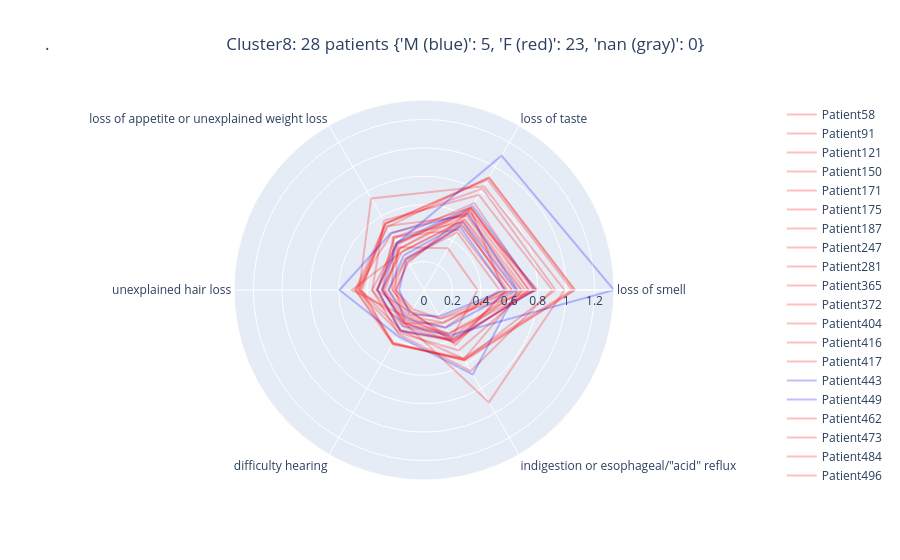

The code cell stored with this chart in its notebook:
### Code cell
star_chart_per_patient(8)

### Figure 1 — Plotly figure (JSON) as saved in the notebook; plotly's stock layout.template omitted (floating-point values rounded to 4 significant figures)
{"data": [{"line": {"color": "rgb(255,0,0)"}, "mode": "lines", "name": "Patient58", "opacity": 0.25, "r": [0.5585, 0.6547, 0.3715, 0.202, 0.2693, 0.2707, 0.5585, 0.5585], "theta": ["loss of smell", "loss of taste", "loss of appetite or unexplained weight loss", "unexplained hair loss", "difficulty hearing", "indigestion or esophageal/\"acid\" reflux", "loss of smell"], "type": "scatterpolar"}, {"line": {"color": "rgb(255,0,0)"}, "mode": "lines", "name": "Patient91", "opacity": 0.25, "r": [0.798, 0.6411, 0.2225, 0.1985, 0.1567, 0.2326, 0.798, 0.798], "theta": ["loss of smell", "loss of taste", "loss of appetite or unexplained weight loss", "unexplained hair loss", "difficulty hearing", "indigestion or esophageal/\"acid\" reflux", "loss of smell"], "type": "scatterpolar"}, {"line": {"color": "rgb(255,0,0)"}, "mode": "lines", "name": "Patient121", "opacity": 0.25, "r": [1.064, 0.9145, 0.5127, 0.4779, 0.4317, 0.572, 1.064, 1.064], "theta": ["loss of smell", "loss of taste", "loss of appetite or unexplained weight loss", "unexplained hair loss", "difficulty hearing", "indigestion or esophageal/\"acid\" reflux", "loss of smell"], "type": "scatterpolar"}, {"line": {"color": "rgb(255,0,0)"}, "mode": "lines", "name": "Patient150", "opacity": 0.25, "r": [0.9884, 0.8429, 0.7437, 0.4575, 0.2712, 0.9136, 0.9884, 0.9884], "theta": ["loss of smell", "loss of taste", "loss of appetite or unexplained weight loss", "unexplained hair loss", "difficulty hearing", "indigestion or esophageal/\"acid\" reflux", "loss of smell"], "type": "scatterpolar"}, {"line": {"color": "rgb(255,0,0)"}, "mode": "lines", "name": "Patient171", "opacity": 0.25, "r": [0.7732, 0.7077, 0.4189, 0.3299, 0.3273, 0.4102, 0.7732, 0.7732], "theta": ["loss of smell", "loss of taste", "loss of appetite or unexplained weight loss", "unexplained hair loss", "difficulty hearing", "indigestion or esophageal/\"acid\" reflux", "loss of smell"], "type": "scatterpolar"}, {"line": {"color": "rgb(255,0,0)"}, "mode": "lines", "name": "Patient175", "opacity": 0.25, "r": [0.7878, 0.6604, 0.3372, 0.275, 0.2534, 0.3527, 0.7878, 0.7878], "theta": ["loss of smell", "loss of taste", "loss of appetite or unexplained weight loss", "unexplained hair loss", "difficulty hearing", "indigestion or esophageal/\"acid\" reflux", "loss of smell"], "type": "scatterpolar"}, {"line": {"color": "rgb(255,0,0)"}, "mode": "lines", "name": "Patient187", "opacity": 0.25, "r": [0.6906, 0.6009, 0.5203, 0.4501, 0.3257, 0.5609, 0.6906, 0.6906], "theta": ["loss of smell", "loss of taste", "loss of appetite or unexplained weight loss", "unexplained hair loss", "difficulty hearing", "indigestion or esophageal/\"acid\" reflux", "loss of smell"], "type": "scatterpolar"}, {"line": {"color": "rgb(255,0,0)"}, "mode": "lines", "name": "Patient247", "opacity": 0.25, "r": [0.3768, 0.3383, 0.3468, 0.3356, 0.1828, 0.39, 0.3768, 0.3768], "theta": ["loss of smell", "loss of taste", "loss of appetite or unexplained weight loss", "unexplained hair loss", "difficulty hearing", "indigestion or esophageal/\"acid\" reflux", "loss of smell"], "type": "scatterpolar"}, {"line": {"color": "rgb(255,0,0)"}, "mode": "lines", "name": "Patient281", "opacity": 0.25, "r": [0.7686, 0.6671, 0.3766, 0.3285, 0.3369, 0.4129, 0.7686, 0.7686], "theta": ["loss of smell", "loss of taste", "loss of appetite or unexplained weight loss", "unexplained hair loss", "difficulty hearing", "indigestion or esophageal/\"acid\" reflux", "loss of smell"], "type": "scatterpolar"}, {"line": {"color": "rgb(255,0,0)"}, "mode": "lines", "name": "Patient365", "opacity": 0.25, "r": [0.5738, 0.4898, 0.43, 0.2244, 0.176, 0.4469, 0.5738, 0.5738], "theta": ["loss of smell", "loss of taste", "loss of appetite or unexplained weight loss", "unexplained hair loss", "difficulty hearing", "indigestion or esophageal/\"acid\" reflux", "loss of smell"], "type": "scatterpolar"}, {"line": {"color": "rgb(255,0,0)"}, "mode": "lines", "name": "Patient372", "opacity": 0.25, "r": [0.5318, 0.4686, 0.2554, 0.2476, 0.224, 0.3042, 0.5318, 0.5318], "theta": ["loss of smell", "loss of taste", "loss of appetite or unexplained weight loss", "unexplained hair loss", "difficulty hearing", "indigestion or esophageal/\"acid\" reflux", "loss of smell"], "type": "scatterpolar"}, {"line": {"color": "rgb(255,0,0)"}, "mode": "lines", "name": "Patient404", "opacity": 0.25, "r": [0.6218, 0.5266, 0.2563, 0.2181, 0.2107, 0.2629, 0.6218, 0.6218], "theta": ["loss of smell", "loss of taste", "loss of appetite or unexplained weight loss", "unexplained hair loss", "difficulty hearing", "indigestion or esophageal/\"acid\" reflux", "loss of smell"], "type": "scatterpolar"}, {"line": {"color": "rgb(255,0,0)"}, "mode": "lines", "name": "Patient416", "opacity": 0.25, "r": [0.6183, 0.533, 0.2317, 0.1962, 0.1808, 0.2296, 0.6183, 0.6183], "theta": ["loss of smell", "loss of taste", "loss of appetite or unexplained weight loss", "unexplained hair loss", "difficulty hearing", "indigestion or esophageal/\"acid\" reflux", "loss of smell"], "type": "scatterpolar"}, {"line": {"color": "rgb(255,0,0)"}, "mode": "lines", "name": "Patient417", "opacity": 0.25, "r": [0.713, 0.6133, 0.338, 0.2863, 0.2778, 0.3529, 0.713, 0.713], "theta": ["loss of smell", "loss of taste", "loss of appetite or unexplained weight loss", "unexplained hair loss", "difficulty hearing", "indigestion or esophageal/\"acid\" reflux", "loss of smell"], "type": "scatterpolar"}, {"line": {"color": "rgb(0,0,255)"}, "mode": "lines", "name": "Patient443", "opacity": 0.25, "r": [0.6447, 0.5507, 0.2821, 0.251, 0.2404, 0.3062, 0.6447, 0.6447], "theta": ["loss of smell", "loss of taste", "loss of appetite or unexplained weight loss", "unexplained hair loss", "difficulty hearing", "indigestion or esophageal/\"acid\" reflux", "loss of smell"], "type": "scatterpolar"}, {"line": {"color": "rgb(0,0,255)"}, "mode": "lines", "name": "Patient449", "opacity": 0.25, "r": [0.7847, 0.6833, 0.3863, 0.3267, 0.3318, 0.4008, 0.7847, 0.7847], "theta": ["loss of smell", "loss of taste", "loss of appetite or unexplained weight loss", "unexplained hair loss", "difficulty hearing", "indigestion or esophageal/\"acid\" reflux", "loss of smell"], "type": "scatterpolar"}, {"line": {"color": "rgb(255,0,0)"}, "mode": "lines", "name": "Patient462", "opacity": 0.25, "r": [0.9252, 0.8234, 0.5423, 0.4541, 0.4304, 0.5685, 0.9252, 0.9252], "theta": ["loss of smell", "loss of taste", "loss of appetite or unexplained weight loss", "unexplained hair loss", "difficulty hearing", "indigestion or esophageal/\"acid\" reflux", "loss of smell"], "type": "scatterpolar"}, {"line": {"color": "rgb(255,0,0)"}, "mode": "lines", "name": "Patient473", "opacity": 0.25, "r": [0.7366, 0.6694, 0.46, 0.4724, 0.3481, 0.4903, 0.7366, 0.7366], "theta": ["loss of smell", "loss of taste", "loss of appetite or unexplained weight loss", "unexplained hair loss", "difficulty hearing", "indigestion or esophageal/\"acid\" reflux", "loss of smell"], "type": "scatterpolar"}, {"line": {"color": "rgb(255,0,0)"}, "mode": "lines", "name": "Patient484", "opacity": 0.25, "r": [0.6821, 0.5752, 0.3096, 0.507, 0.2258, 0.3987, 0.6821, 0.6821], "theta": ["loss of smell", "loss of taste", "loss of appetite or unexplained weight loss", "unexplained hair loss", "difficulty hearing", "indigestion or esophageal/\"acid\" reflux", "loss of smell"], "type": "scatterpolar"}, {"line": {"color": "rgb(255,0,0)"}, "mode": "lines", "name": "Patient496", "opacity": 0.25, "r": [0.6536, 0.5663, 0.3101, 0.299, 0.2702, 0.3839, 0.6536, 0.6536], "theta": ["loss of smell", "loss of taste", "loss of appetite or unexplained weight loss", "unexplained hair loss", "difficulty hearing", "indigestion or esophageal/\"acid\" reflux", "loss of smell"], "type": "scatterpolar"}, {"line": {"color": "rgb(255,0,0)"}, "mode": "lines", "name": "Patient501", "opacity": 0.25, "r": [1.058, 0.9122, 0.5385, 0.4846, 0.439, 0.5654, 1.058, 1.058], "theta": ["loss of smell", "loss of taste", "loss of appetite or unexplained weight loss", "unexplained hair loss", "difficulty hearing", "indigestion or esophageal/\"acid\" reflux", "loss of smell"], "type": "scatterpolar"}, {"line": {"color": "rgb(255,0,0)"}, "mode": "lines", "name": "Patient511", "opacity": 0.25, "r": [1.042, 0.8965, 0.5433, 0.437, 0.4401, 0.5532, 1.042, 1.042], "theta": ["loss of smell", "loss of taste", "loss of appetite or unexplained weight loss", "unexplained hair loss", "difficulty hearing", "indigestion or esophageal/\"acid\" reflux", "loss of smell"], "type": "scatterpolar"}, {"line": {"color": "rgb(255,0,0)"}, "mode": "lines", "name": "Patient514", "opacity": 0.25, "r": [0.9028, 0.772, 0.5636, 0.3644, 0.3588, 0.6586, 0.9028, 0.9028], "theta": ["loss of smell", "loss of taste", "loss of appetite or unexplained weight loss", "unexplained hair loss", "difficulty hearing", "indigestion or esophageal/\"acid\" reflux", "loss of smell"], "type": "scatterpolar"}, {"line": {"color": "rgb(0,0,255)"}, "mode": "lines", "name": "Patient517", "opacity": 0.25, "r": [0.6583, 0.6208, 0.4638, 0.5944, 0.3728, 0.6866, 0.6583, 0.6583], "theta": ["loss of smell", "loss of taste", "loss of appetite or unexplained weight loss", "unexplained hair loss", "difficulty hearing", "indigestion or esophageal/\"acid\" reflux", "loss of smell"], "type": "scatterpolar"}, {"line": {"color": "rgb(255,0,0)"}, "mode": "lines", "name": "Patient568", "opacity": 0.25, "r": [0.74, 0.6333, 0.3821, 0.366, 0.2973, 0.4233, 0.74, 0.74], "theta": ["loss of smell", "loss of taste", "loss of appetite or unexplained weight loss", "unexplained hair loss", "difficulty hearing", "indigestion or esophageal/\"acid\" reflux", "loss of smell"], "type": "scatterpolar"}, {"line": {"color": "rgb(255,0,0)"}, "mode": "lines", "name": "Patient602", "opacity": 0.25, "r": [0.586, 0.5522, 0.4327, 0.2955, 0.2663, 0.4281, 0.586, 0.586], "theta": ["loss of smell", "loss of taste", "loss of appetite or unexplained weight loss", "unexplained hair loss", "difficulty hearing", "indigestion or esophageal/\"acid\" reflux", "loss of smell"], "type": "scatterpolar"}, {"line": {"color": "rgb(0,0,255)"}, "mode": "lines", "name": "Patient669", "opacity": 0.25, "r": [0.5724, 0.5115, 0.2462, 0.1751, 0.1994, 0.2138, 0.5724, 0.5724], "theta": ["loss of smell", "loss of taste", "loss of appetite or unexplained weight loss", "unexplained hair loss", "difficulty hearing", "indigestion or esophageal/\"acid\" reflux", "loss of smell"], "type": "scatterpolar"}, {"line": {"color": "rgb(0,0,255)"}, "mode": "lines", "name": "Patient670", "opacity": 0.25, "r": [1.337, 1.091, 0.3809, 0.2913, 0.292, 0.3677, 1.337, 1.337], "theta": ["loss of smell", "loss of taste", "loss of appetite or unexplained weight loss", "unexplained hair loss", "difficulty hearing", "indigestion or esophageal/\"acid\" reflux", "loss of smell"], "type": "scatterpolar"}], "layout": {"title": {"text": ".\t\t\t\t\t\t\t\t\t\t\t\t\t\t\t\t\t\t\t\t\t\t\t\t\t\t\t\t\t\t\t\t\t\t\t\t\t\t\t\tCluster8: 28 patients {'M (blue)': 5, 'F (red)': 23, 'nan (gray)': 0}"}}}
